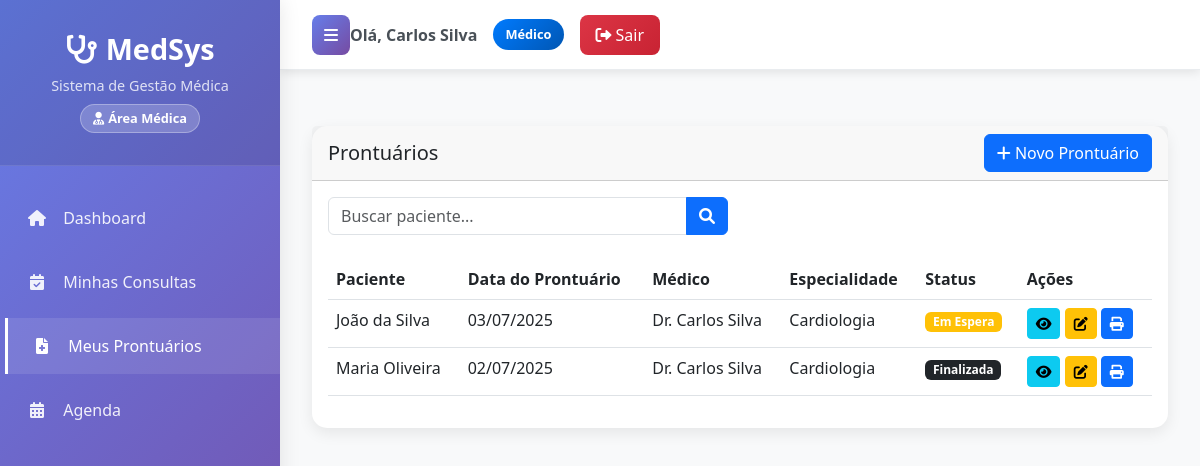
Page /prontuarios/ (signed in) on the committed database.
### clinica/models.py (models this page shows, shortened)
class User(AbstractUser):
    USER_TYPE_CHOICES = [
        ('admin', 'Administrador'),
        ('medico', 'Médico'),
        ('recepcionista', 'Recepcionista'),
    ]
    user_type = models.CharField(max_length=20, choices=USER_TYPE_CHOICES, default='recepcionista')
    telefone = models.CharField(max_length=20, blank=True, null=True)

class Prontuario(models.Model):
    consulta = models.OneToOneField(Consulta, on_delete=models.CASCADE)
    anotacoes = models.TextField()
    diagnostico = models.TextField()
    prescricao = models.TextField(blank=True)

class Consulta(models.Model):
    STATUS_CHOICES = [
        ('PENDENTE', 'Pendente'),
        ('CONFIRMADA', 'Confirmada'),
        ('CANCELADA', 'Cancelada'),
        ('ESPERA', 'Em Espera'),
        ('FINALIZADA', 'Finalizada'),
    ]
    paciente = models.ForeignKey(Paciente, on_delete=models.CASCADE)
    medico = models.ForeignKey(Medico, on_delete=models.SET_NULL, null=True)
    data = models.DateTimeField()
    motivo = models.TextField()
    concluida = models.BooleanField(default=False)
    status = models.CharField(max_length=10, choices=STATUS_CHOICES, default='PENDENTE')

class Paciente(models.Model):
    nome = models.CharField(max_length=100)
    data_nascimento = models.DateField()
    cpf = models.CharField(max_length=14, unique=True)
    telefone = models.CharField(max_length=20)
    endereco = models.TextField()

class Medico(models.Model):
    user = models.OneToOneField(User, on_delete=models.CASCADE, related_name='medico_profile')
    nome = models.CharField(max_length=100)
    crm = models.CharField(max_length=20, unique=True)
    especialidade = models.ForeignKey(Especialidade, on_delete=models.SET_NULL, null=True)

class Especialidade(models.Model):
    nome = models.CharField(max_length=100)

### prontuario/views.py (the view)
# urls.py: path('prontuarios/', views.prontuarios, name='prontuarios'),
@medico_or_admin_required
def prontuarios(request):
    search = request.GET.get('search', '')
    if request.user.user_type == 'medico':
        try:
            medico = request.user.medico_profile
            prontuarios = Prontuario.objects.filter(consulta__medico=medico).select_related(
                'consulta__paciente', 'consulta__medico', 'consulta__medico__especialidade'
            )
        except:
            prontuarios = Prontuario.objects.none()
            messages.warning(request, 'Perfil de médico não configurado.')
    else:
        prontuarios = Prontuario.objects.select_related(
            'consulta__paciente', 'consulta__medico', 'consulta__medico__especialidade'
        ).all()
    if search:
        prontuarios = prontuarios.filter(
            consulta__paciente__nome__icontains=search
        )
    prontuarios = prontuarios.order_by('-consulta__data')
    return render(request, 'prontuario/prontuarios.html', {
        'prontuarios': prontuarios
    })

### templates/prontuario/prontuarios.html (shortened to what this page needs)
{% extends 'layouts/base.html' %}
{% block content %}
<div class="row mt-4">
    <div class="col-12">
        <div class="card">
            <div class="card-header d-flex justify-content-between align-items-center">
                <h5 class="mb-0">Prontuários</h5>
                <a href="{% url 'cadastrar_prontuario' %}" class="btn btn-primary">
                    <i class="fas fa-plus"></i> Novo Prontuário
                </a>
            </div>
            <div class="card-body">
                <div class="row mb-4">
                    <div class="col-md-6">
                        <form method="GET">
                            <div class="input-group">
                                <input type="text" class="form-control" name="search" placeholder="Buscar paciente..." value="{{ request.GET.search }}">
                                <button class="btn btn-primary" type="submit">
                                    <i class="fas fa-search"></i>
                                </button>
                            </div>
                        </form>
                    </div>
                </div>
                <div class="table-responsive">
                    <table class="table table-hover">
                        <thead>
                            <tr>
                                <th>Paciente</th>
                                <th>Data do Prontuário</th>
                                <th>Médico</th>
                                <th>Especialidade</th>
                                <th>Status</th>
                                <th>Ações</th>
                            </tr>
                        </thead>
                        <tbody>
                            {% for prontuario in prontuarios %}
                            <tr>
                                <td>{{ prontuario.consulta.paciente.nome }}</td>
                                <td>{{ prontuario.consulta.data|date:"d/m/Y" }}</td>
                                <td>{{ prontuario.consulta.medico.nome }}</td>
                                <td>{{ prontuario.consulta.medico.especialidade.nome }}</td>
                                <td>
                                    <span class="badge {% if prontuario.consulta.status == 'CONFIRMADA' %}bg-success{% elif prontuario.consulta.status == 'CANCELADA' %}bg-danger{% elif prontuario.consulta.status == 'ESPERA' %}bg-warning{% elif prontuario.consulta.status == 'FINALIZADA' %}bg-dark{% else %}bg-info{% endif %}">
                                        {{ prontuario.consulta.get_status_display }}
                                    </span>
                                </td>
                                <td>
                                    <button type="button" class="btn btn-sm btn-info" data-bs-toggle="modal" data-bs-target="#modalVisualizarProntuario{{ prontuario.id }}" title="Visualizar">
                                        <i class="fas fa-eye"></i>
                                    </button>
                                    <a href="{% url 'editar_prontuario' prontuario.id %}" class="btn btn-sm btn-warning" title="Editar">
                                        <i class="fas fa-edit"></i>
                                    </a>
                                    <a href="{% url 'imprimir_prontuario' prontuario.id %}" class="btn btn-sm btn-primary" target="_blank" title="Imprimir">
                                        <i class="fas fa-print"></i>
                                    </a>
                                </td>
                            </tr>
                            {% empty %}
                            <tr>
                                <td colspan="6" class="text-center">Nenhum prontuário encontrado.</td>
                            </tr>
                            {% endfor %}
                        </tbody>
                    </table>
                </div>
            </div>
        </div>
    </div>
</div>
{% endblock %}

### templates/layouts/base.html (shortened to what this page needs)
<!DOCTYPE html>
<html lang="pt-BR">
<head>
    <link href="https://cdn.jsdelivr.net/npm/bootstrap@5.3.0/dist/css/bootstrap.min.css" rel="stylesheet">
    <link href="https://cdnjs.cloudflare.com/ajax/libs/font-awesome/6.0.0/css/all.min.css" rel="stylesheet">
</head>
<body>
    <div class="wrapper">
        <nav id="sidebar">
            <div class="sidebar-header">
                <h3><i class="fas fa-stethoscope me-2"></i>MedSys</h3>
                <p>Sistema de Gestão Médica</p>
                {% if user.is_authenticated %}
                    <div class="user-type-badge">
                        {% if user.is_superuser or user.user_type == 'admin' %}
                            <i class="fas fa-user-shield me-1"></i>Administrador
                        {% elif user.user_type == 'medico' %}
                            <i class="fas fa-user-md me-1"></i>Área Médica
                        {% else %}
                            <i class="fas fa-user-cog me-1"></i>Recepção
                        {% endif %}
                    </div>
                {% endif %}
            </div>
            <ul class="list-unstyled components">
                <li {% if request.path == '/dashboard/' %}class="active"{% endif %}>
                    <a href="{% url 'dashboard' %}">
                        <i class="fas fa-home"></i> Dashboard
                    </a>
                </li>
                <li {% if 'consultas' in request.path %}class="active"{% endif %}>
                    <a href="{% url 'consultas' %}">
                        <i class="fas fa-calendar-check"></i>
                        {% if user.user_type == 'medico' %}Minhas Consultas{% else %}Consultas{% endif %}
                    </a>
                </li>
                {% if user.is_superuser or user.user_type == 'admin' or user.user_type == 'medico' %}
                <li {% if 'prontuarios' in request.path %}class="active"{% endif %}>
                    <a href="{% url 'prontuarios' %}">
                        <i class="fas fa-file-medical"></i>
                        {% if user.user_type == 'medico' %}Meus Prontuários{% else %}Prontuários{% endif %}
                    </a>
                </li>
                {% endif %}
                <li {% if 'agenda' in request.path %}class="active"{% endif %}>
                    <a href="{% url 'agenda' %}">
                        <i class="fas fa-calendar-alt"></i> Agenda
                    </a>
                </li>
            </ul>
        </nav>
        <div id="content">
            <nav class="navbar top-navbar">
                <div class="navbar-content">
                    <button type="button" id="sidebarCollapse">
                        <i class="fas fa-bars"></i>
                    </button>
                    {% if user.is_authenticated %}
                        <div class="user-info">
                            <span class="user-name">
                                Olá, <strong>{{ user.get_full_name|default:user.username }}</strong>
                            </span>
                            <span class="user-type-badge {% if user.is_superuser or user.user_type == 'admin' %}admin{% elif user.user_type == 'medico' %}medico{% else %}recepcionista{% endif %}">
                                {% if user.is_superuser or user.user_type == 'admin' %}
                                    Administrador
                                {% elif user.user_type == 'medico' %}
                                    Médico
                                {% else %}
                                    Recepcionista
                                {% endif %}
                            </span>
                            <a href="{% url 'logout_view' %}" class="btn-logout">
                                <i class="fas fa-sign-out-alt me-1"></i>Sair
                            </a>
                        </div>
                    {% endif %}
                </div>
            </nav>
            <div class="main-content">
                {% block content %}
                {% endblock %}
            </div>
        </div>
    </div>
</body>
</html>

### templates/layouts/base.html (style rules this page uses)
:root { --primary-gradient: linear-gradient(135deg, #667eea 0%, #764ba2 100%); --sidebar-width: 280px; --navbar-height: 70px; }
* { margin: 0; padding: 0; box-sizing: border-box; }
body { font-family: 'Segoe UI', Tahoma, Geneva, Verdana, sans-serif; background-color: #f8f9fa; }
.wrapper { display: flex; width: 100%; min-height: 100vh; }
#sidebar { min-width: var(--sidebar-width); max-width: var(--sidebar-width); background: var(--primary-gradient); color: white; transition: all 0.3s; box-shadow: 0 0 20px rgba(0, 0, 0, 0.1); position: fixed; height: 100vh; z-index: 1000; overflow-y: auto; }
.sidebar-header { padding: 2rem 1.5rem; text-align: center; border-bottom: 1px solid rgba(255, 255, 255, 0.1); background: rgba(0, 0, 0, 0.1); }
.sidebar-header h3 { color: white; font-weight: bold; font-size: 1.8rem; margin-bottom: 0.5rem; }
.sidebar-header p { color: rgba(255, 255, 255, 0.8); font-size: 0.9rem; margin: 0; }
.sidebar-header .user-type-badge { display: inline-block; padding: 0.25rem 0.75rem; border-radius: 15px; font-size: 0.8rem; margin-top: 0.5rem; background: rgba(255, 255, 255, 0.2); border: 1px solid rgba(255, 255, 255, 0.3); }
#sidebar ul.components { padding: 1rem 0; }
#sidebar ul li { list-style: none; margin: 0.5rem 0; }
#sidebar ul li a { padding: 1rem 1.5rem; font-size: 1rem; display: block; color: rgba(255, 255, 255, 0.9); text-decoration: none; transition: all 0.3s; border-left: 3px solid transparent; }
#sidebar ul li a:hover, #sidebar ul li.active a { color: white; background: rgba(255, 255, 255, 0.1); border-left-color: white; transform: translateX(5px); }
#sidebar ul li a i { margin-right: 0.75rem; width: 20px; text-align: center; }
#content { width: 100%; min-height: 100vh; transition: all 0.3s; margin-left: var(--sidebar-width); }
.top-navbar { background: white; box-shadow: 0 2px 10px rgba(0, 0, 0, 0.1); height: var(--navbar-height); padding: 0; border-bottom: 1px solid #e9ecef; }
.navbar-content { height: 100%; display: flex; align-items: center; justify-content: space-between; padding: 0 2rem; }
#sidebarCollapse { background: var(--primary-gradient); border: none; border-radius: 8px; padding: 0.5rem 0.75rem; color: white; transition: all 0.3s; }
.user-info { display: flex; align-items: center; gap: 1rem; }
.user-info .user-name { color: #495057; font-weight: 600; }
.user-type-badge { padding: 0.375rem 0.75rem; border-radius: 20px; font-size: 0.8rem; font-weight: 600; }
.user-type-badge.medico { background: linear-gradient(135deg, #007bff, #0056b3); color: white; }
.btn-logout { background: linear-gradient(135deg, #dc3545, #c82333); border: none; border-radius: 8px; padding: 0.5rem 1rem; color: white; text-decoration: none; transition: all 0.3s; font-weight: 500; }
.main-content { padding: 2rem; min-height: calc(100vh - var(--navbar-height)); }
.card { border: none; border-radius: 15px; box-shadow: 0 5px 15px rgba(0, 0, 0, 0.08); transition: transform 0.3s ease; }

### rows in the picture
User: get_full_name "Carlos Silva"
Prontuario: consulta.paciente.nome "João da Silva", consulta.data "03/07/2025", consulta.medico.nome "Dr. Carlos Silva", consulta.medico.especialidade.nome "Cardiologia", consulta.status "Em Espera"
Prontuario: consulta.paciente.nome "Maria Oliveira", consulta.data "02/07/2025", consulta.medico.nome "Dr. Carlos Silva", consulta.medico.especialidade.nome "Cardiologia", consulta.status "Finalizada"
